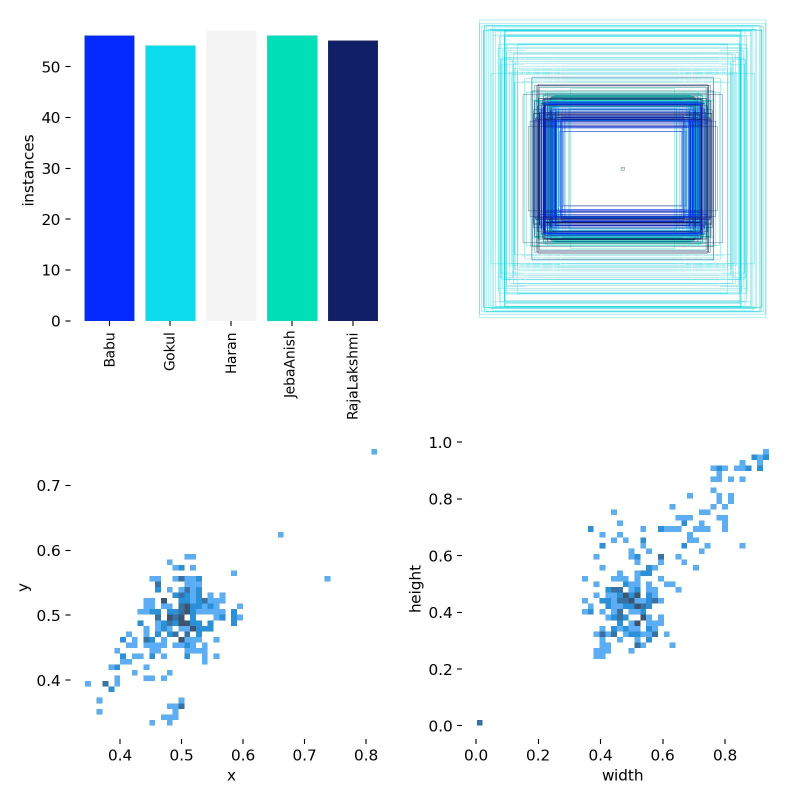
#> input picture yolov8_training2/exp_1/labels.jpg, 1600 x 1600 px (shown at 1/2 size)
$ python box-step-2.py
#> lines starting #> are read from the running program, lines starting #| are printed output that depends on the picture
import os
import cv2
from tkinter import Tk
from tkinter.filedialog import askdirectory

drawing = False
ix, iy = -1, -1
boxes = []
class_id = None


def draw_rectangle(event, x, y, flags, param):
    global ix, iy, drawing, boxes

    if event == cv2.EVENT_LBUTTONDOWN:
        drawing = True
        ix, iy = x, y

    elif event == cv2.EVENT_MOUSEMOVE:
        if drawing:
            temp_image = param["display_image"].copy()
            cv2.rectangle(temp_image, (ix, iy), (x, y), (0, 0, 255), 2)
            cv2.imshow("Draw Bounding Boxes", temp_image)

    elif event == cv2.EVENT_LBUTTONUP:
        drawing = False
        # Scale the bounding box back to the original image size
        scale_x = param["original_width"] / param["display_width"]
        scale_y = param["original_height"] / param["display_height"]
        original_box = (
            int(ix * scale_x),
            int(iy * scale_y),
            int(x * scale_x),
            int(y * scale_y),
        )
        boxes.append(original_box)
        cv2.rectangle(param["display_image"], (ix, iy), (x, y), (0, 0, 255), 2)
        cv2.imshow("Draw Bounding Boxes", param["display_image"])


def save_labels_to_txt(image_name, boxes, output_folder, image_width, image_height, class_id):
    output_file = os.path.join(output_folder, f"{os.path.splitext(image_name)[0]}.txt")
    with open(output_file, 'w') as f:
        for box in boxes:
            x1, y1, x2, y2 = box
            x_center = ((x1 + x2) / 2) / image_width
            y_center = ((y1 + y2) / 2) / image_height
            width = (x2 - x1) / image_width
            height = (y2 - y1) / image_height
            f.write(f"{class_id} {x_center} {y_center} {width} {height}\n")
    print(f"Labels saved to: {output_file}")


def upload_folder():
    Tk().withdraw()
    folder_path = askdirectory(title="Select Folder Containing Images")
#> the answer given: yolov8_training2/exp_1
    return folder_path


def main():
    global class_id
    folder_path = upload_folder()
    if not folder_path:
        print("No folder selected. Exiting.")
        return

    try:
        class_id = int(input("Enter the class ID for this dataset: "))
#> the answer given: 3
    except ValueError:
        print("Invalid class ID. It must be an integer. Exiting.")
        return

    print(f"Annotating images in folder: {folder_path}")
    print(f"Class ID: {class_id}")

    labels_folder = os.path.join(folder_path, "labels")
    os.makedirs(labels_folder, exist_ok=True)

    image_files = [f for f in os.listdir(folder_path) if f.lower().endswith(('.png', '.jpg', '.jpeg', '.bmp', '.gif'))]
    if not image_files:
        print("No valid images found in the folder. Exiting.")
        return

    for image_file in image_files:
        image_path = os.path.join(folder_path, image_file)
        original_image = cv2.imread(image_path)
#> original_image is the input picture: shape (1600, 1600, 3); mean B, G, R 244.1, 235, 217.3
        if original_image is None:
            print(f"Error: Could not load {image_file}. Skipping.")
            continue

        # Resize the image for display
        max_display_width = 1280
        max_display_height = 720
        original_height, original_width = original_image.shape[:2]
#> original_height = 1600; original_width = 1600
        scale_x = original_width / max_display_width
#> scale_x = 1.25
        scale_y = original_height / max_display_height
#> scale_y = 2.22
        scale = max(scale_x, scale_y)
#> scale = 2.22
        if scale > 1:
            display_width = int(original_width / scale)
#> display_width = 720
            display_height = int(original_height / scale)
#> display_height = 720
        else:
            display_width, display_height = original_width, original_height

        display_image = cv2.resize(original_image, (display_width, display_height))
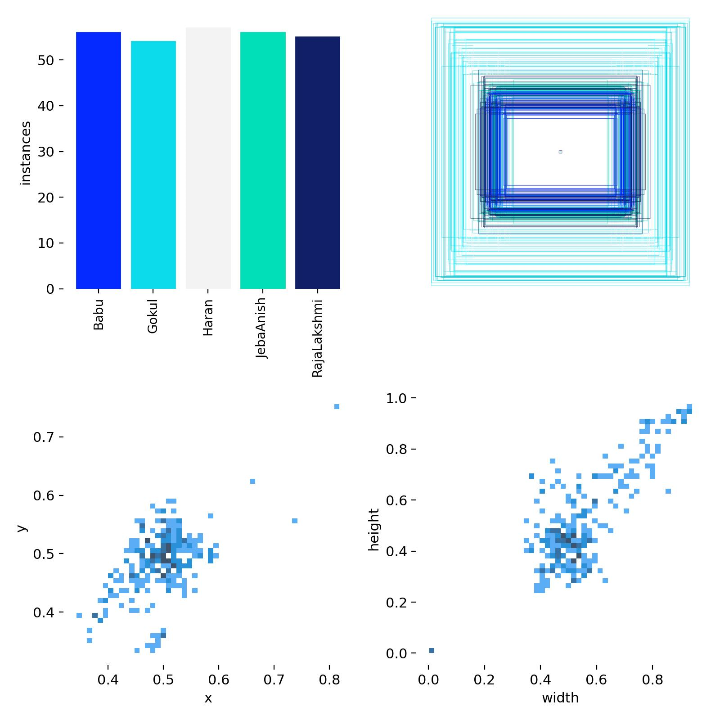
#> display_image: shape (720, 720, 3); mean B, G, R 244.2, 235.1, 217.4

        global boxes
        boxes = []
        cv2.namedWindow("Draw Bounding Boxes")
        cv2.setMouseCallback(
            "Draw Bounding Boxes",
            draw_rectangle,
            param={
                "display_image": display_image,
                "original_width": original_width,
                "original_height": original_height,
                "display_width": display_width,
                "display_height": display_height,
            },
        )

        print(f"Annotating: {image_file}. Draw rectangles using your mouse. Press 's' to save or 'q' to skip.")
        while True:
            cv2.imshow("Draw Bounding Boxes", display_image)
            key = cv2.waitKey(1) & 0xFF
#> (key q is pressed here)

            if key == ord('s'):
                save_labels_to_txt(image_file, boxes, labels_folder, original_width, original_height, class_id)
                break

            elif key == ord('q'):
                print(f"Skipped: {image_file}")
                break

        cv2.destroyAllWindows()

    print("Annotation completed for all images in the folder.")


if __name__ == "__main__":
    main()
